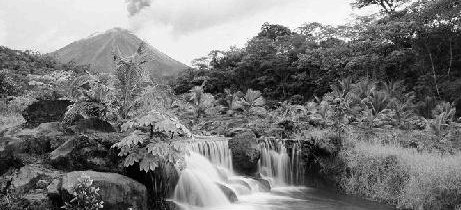
#> input picture Programacion de IA/tirmestre_2/imagenes/paisaje_foto.jpeg, 461 x 210 px, found by its file name
$ jupyter execute restauracion.ipynb
#> lines starting #> are read from the running program, lines starting #| are printed output that depends on the picture
[cell 1]
import cv2 as cv
import numpy as np
from matplotlib import pyplot as plt

src1 = cv.imread("C:\\Users\\daniel.martinezcarre\\Desktop\\Repositorios\\ia_repositorio\\Programacion de IA\\tirmestre_2\\imagenes\\paisaje_foto.jpeg")
#> src1 is the input picture: shape (210, 461, 3); min 0, max 255, mean 121.2
src2 = cv.imread("C:\\Users\\daniel.martinezcarre\\Desktop\\Repositorios\\ia_repositorio\\Programacion de IA\\tirmestre_2\\imagenes\\paisaje_texto.jpeg")
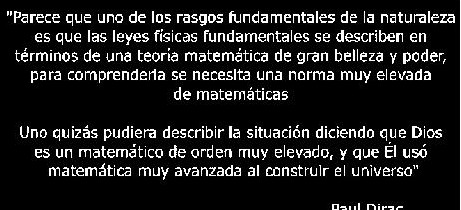
#> input picture Programacion de IA/tirmestre_2/imagenes/paisaje_texto.jpeg, 461 x 210 px, found by its file name
#> src2 is the input picture: shape (210, 461, 3); min 0, max 255, mean 32.5
src1 = cv.cvtColor(src1, cv.COLOR_BGR2RGB)
src2 = cv.cvtColor(src2, cv.COLOR_BGR2RGB)
fig,(ax1,ax2) = plt.subplots(1,2)
ax1.imshow(src1)
ax2.imshow(src2)

[cell 2]
mask = cv.resize(src2,(int(src1.shape[1]/2),int(src1.shape[0]/2)),cv.INTER_CUBIC)
fig,(ax1,ax2) = plt.subplots(1,2)
ax1.imshow(src1)
ax2.imshow(mask)
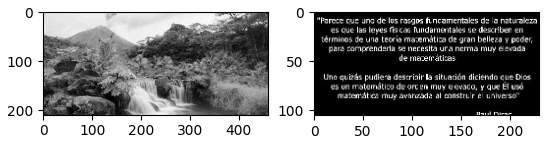
#> figure drawn by matplotlib, 2 panels

## Restauración de la foto

> **OR** del paisaje y las letras

[cell 3]
fig,(ax1,ax2,ax3) = plt.subplots(1,3)
src_or = cv.bitwise_or(src1,src2)
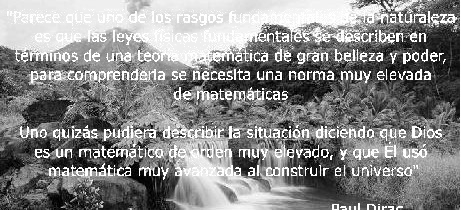
#> src_or: shape (210, 461, 3); min 0, max 255, mean 137.4
ax1.imshow(src1)
ax2.imshow(mask)
ax3.imshow(src_or)

> Desenfoque **gausiano**

[cell 4]
src_gausiano = cv.GaussianBlur(src_or, (3,3), sigmaX=100, sigmaY=100)
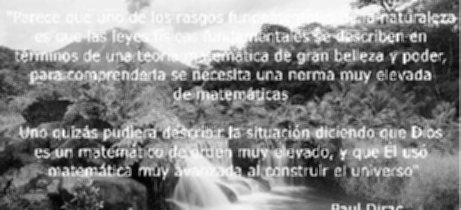
#> src_gausiano: shape (210, 461, 3); min 2, max 255, mean 137.3
plt.imshow(src_gausiano, cmap="gray")

> **AND** con el gausiano y la máscara

[cell 5]
mask = cv.resize(mask, (int(src_gausiano.shape[1]),int(src_gausiano.shape[0])),cv.INTER_CUBIC)
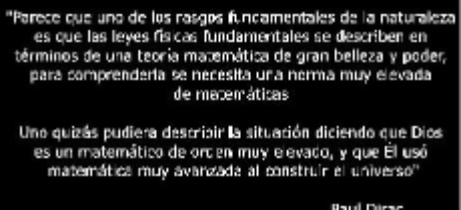
#> mask: shape (210, 461, 3); min 0, max 254, mean 32.6
print(mask.shape)
#| (210, 461, 3)
print(src_gausiano.shape)
#| (210, 461, 3)
letras_blancas= cv.bitwise_and(src_gausiano, mask)
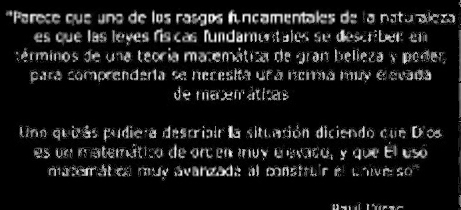
#> letras_blancas: shape (210, 461, 3); min 0, max 254, mean 23.3
plt.imshow(letras_blancas, cmap="gray")

> **NOT** de letras blancas

[cell 6]
letras_negras = cv.bitwise_not(letras_blancas,(3,3))
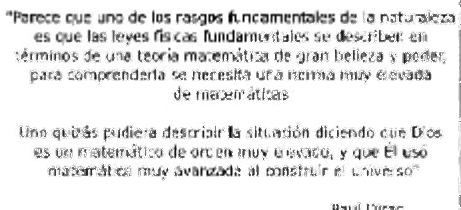
#> letras_negras: shape (210, 461, 3); min 1, max 255, mean 231.7
plt.imshow(letras_negras, cmap="gray")

> **AND** de paisaje_letras y letras negras

[cell 7]
paisajeletras_negras = cv.bitwise_and(src_or, letras_negras)
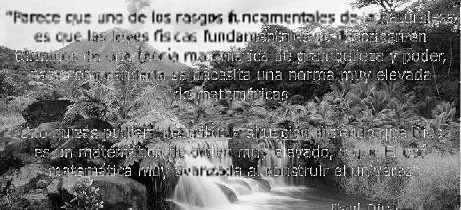
#> paisajeletras_negras: shape (210, 461, 3); min 0, max 255, mean 118
plt.imshow(paisajeletras_negras, cmap="gray")

> **AND** del gausiano con las letras normales

[cell 8]
gausiano_letrasnormales = cv.bitwise_and(src_gausiano, src2)
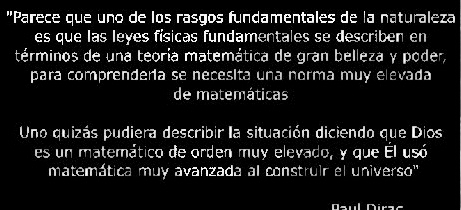
#> gausiano_letrasnormales: shape (210, 461, 3); min 0, max 255, mean 25.2
plt.imshow(gausiano_letrasnormales, cmap="gray")

> **OR** final de paisaje con las letras negras y el gausiano con las letras normales

[cell 9]
or_final = cv.bitwise_or(paisajeletras_negras, gausiano_letrasnormales)
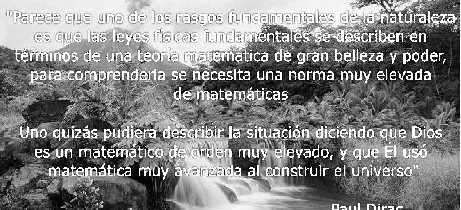
#> or_final: shape (210, 461, 3); min 0, max 255, mean 133.1
plt.imshow(or_final, cmap= "gray")
